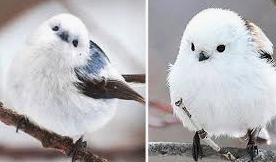
#> input picture openCV_study/follow_doc/handle_image/bird.PNG, 276 x 162 px, given in place of the camera
$ python 'extract color.py'
#> lines starting #> are read from the running program, lines starting #| are printed output that depends on the picture; after the words box and inside, x2 and y2 are one past the last pixel; in counts of white or black regions, pixels touching at a corner belong together
import cv2
import numpy as np

cap = cv2.VideoCapture(0)
cap.set(3,320)
cap.set(4,240)

while(1):
    ret, frame = cap.read()
#> frame is the input picture: shape (162, 276, 3); mean B, G, R 180.7, 177.8, 179.6
    if ret:
        hsv = cv2.cvtColor(frame, cv2.COLOR_BGR2HSV)
#> hsv: shape (162, 276, 3); mean H, S, V 86, 17.8, 184.9

        lower_black = np.array([0, 0, 0])
        upper_black = np.array([100,100,100])

        mask = cv2.inRange(hsv, lower_black, upper_black)
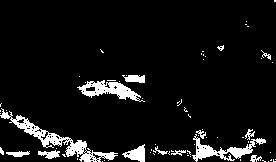
#> mask: shape (162, 276); 7.5% white; 70 white regions (55 under 20 px), largest, box (x1, y1, x2, y2) and area: (0, 108, 118, 162) 1093, (192, 134, 266, 162) 634, (77, 80, 145, 102) 632

        res = cv2.bitwise_and(frame, frame, mask = mask)
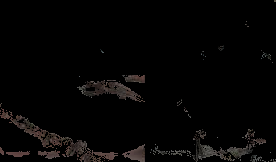
#> res: shape (162, 276, 3); mean B, G, R 4.2, 4.5, 5.2

        cv2.imshow('frame', frame)
        cv2.imshow('mask', mask)
        cv2.imshow('res', res)

    if cv2.waitKey(1) % 0xFF == 27:
#> (key Esc is pressed here)
        break

cap.release()
cv2.destroyAllWindows()
